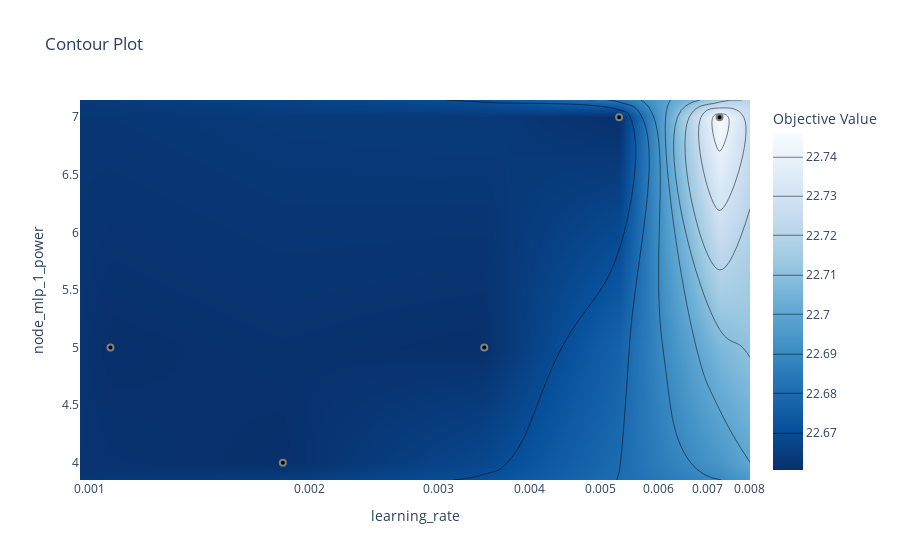

Here is the notebook cell this chart was saved with:
### Code cell
# plot the estimated accuracy surface over hyperparameters:
fig = optuna.visualization.plot_contour(study4, params=['learning_rate', 'node_mlp_1_power'])
fig.show()

### Figure 1 — Plotly figure (JSON) as saved in the notebook; plotly's stock layout.template omitted (floating-point values rounded to 4 significant figures)
{"data": [{"colorbar": {"title": {"text": "Objective Value"}}, "colorscale": [[0, "rgb(247,251,255)"], [0.125, "rgb(222,235,247)"], [0.25, "rgb(198,219,239)"], [0.375, "rgb(158,202,225)"], [0.5, "rgb(107,174,214)"], [0.625, "rgb(66,146,198)"], [0.75, "rgb(33,113,181)"], [0.875, "rgb(8,81,156)"], [1, "rgb(8,48,107)"]], "connectgaps": true, "contours": {"coloring": "heatmap"}, "hoverinfo": "none", "line": {"smoothing": 1.3}, "reversescale": true, "type": "contour", "x": [0.0009691, 0.001067, 0.001837, 0.003467, 0.005304, 0.00728, 0.008014], "y": [3.85, 4, 5, 7, 7.15], "z": [[null, null, null, null, null, null, null], [null, null, 22.66, null, null, null, null], [null, 22.66, null, 22.66, null, null, null], [null, null, null, null, 22.66, 22.75, null], [null, null, null, null, null, null, null]]}, {"marker": {"color": "black", "line": {"color": "Grey", "width": 2}}, "mode": "markers", "showlegend": false, "type": "scatter", "x": [0.003467, 0.001067, 0.00728, 0.001837, 0.005304], "y": [5, 5, 7, 4, 7]}], "layout": {"title": {"text": "Contour Plot"}, "xaxis": {"range": [-3.014, -2.096], "title": {"text": "learning_rate"}, "type": "log"}, "yaxis": {"range": [3.85, 7.15], "title": {"text": "node_mlp_1_power"}}}}
